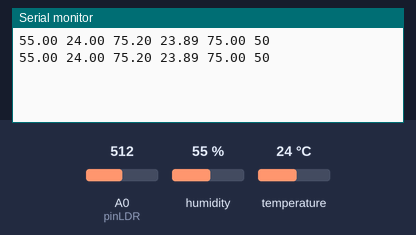
A sketch run on a simulated Arduino Uno, built with avr-gcc and run on an emulated ATmega328P. On the bench: the last lines printed to the serial monitor. The inputs (shaded band) are chosen by the test bench; at power-on: humidity 55 %, A0 (pinLDR) = 512, temperature 24 °C.

Above: at 10.8 s.
10.9 s: humidity set to 22 %
At 16.5 s:
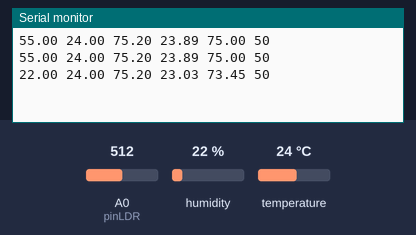
18.4 s: A0 (pinLDR) set to 716
At 21.2 s:
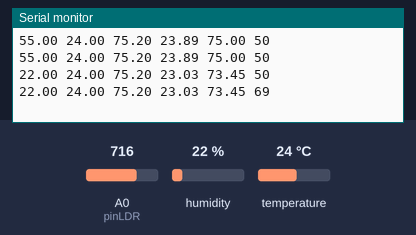
25.9 s: temperature set to 12 °C
At 30.8 s:
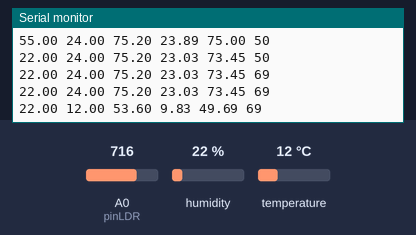
33.4 s: A0 (pinLDR) set to 900
At 36.7 s:
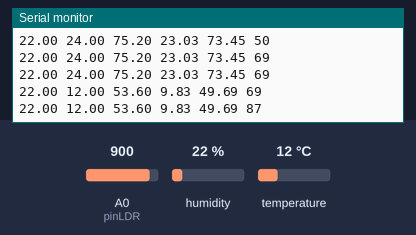
40.9 s: humidity set to 40 %
At 46.2 s:
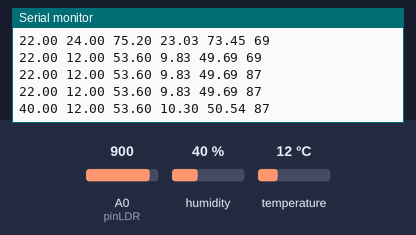
Timing chart, 0 to 47.7 s (numbered marks = the images above; inputs shaded):
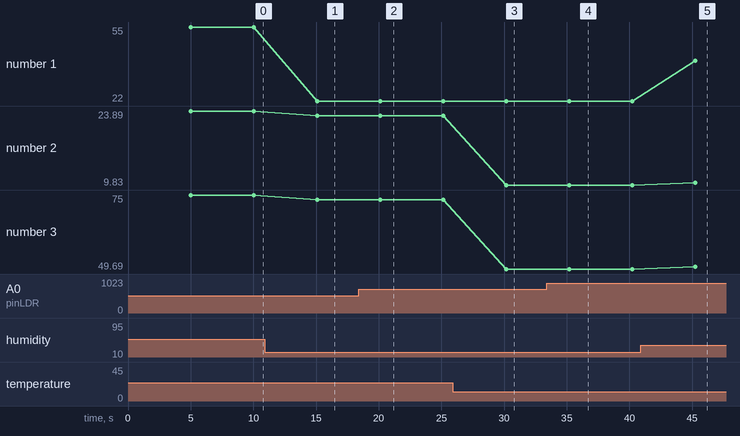

The sketch:

estacion.ino
```cpp
#include <DHT.h>

// Definimos el pin digital donde se conecta el sensor
#define DHTPIN 2
// Dependiendo del tipo de sensor
#define DHTTYPE DHT11

// Inicializamos el sensor DHT11
DHT dht(DHTPIN, DHTTYPE);
int pinLDR = A0;

void setup() {
  // Inicializamos comunicación serie
  Serial.begin(9600);

  // Comenzamos el sensor DHT
  dht.begin();

}

void loop() {
    // Esperamos 5 segundos entre medidas
  delay(5000);

  // Leemos la humedad relativa
  float h = dht.readHumidity();
  // Leemos la temperatura en grados centígrados (por defecto)
  float t = dht.readTemperature();
  // Leemos la temperatura en grados Fahreheit
  float f = dht.readTemperature(true);

  float V = analogRead(pinLDR);
  int luz = map(V, 0 ,1023, 0 ,100);

  // Comprobamos si ha habido algún error en la lectura
  if (isnan(h) || isnan(t) || isnan(f)) {
    Serial.println("Error obteniendo los datos del sensor DHT11");
    return;
  }

  // Calcular el índice de calor en Fahreheit
  float hif = dht.computeHeatIndex(f, h);
  // Calcular el índice de calor en grados centígrados
  float hic = dht.computeHeatIndex(t, h, false);


  Serial.print(h);
  Serial.print(" ");
  Serial.print(t);
  Serial.print(" ");
  Serial.print(f);
  Serial.print(" ");
  Serial.print(hic);
  Serial.print(" ");
  Serial.print(hif);
  Serial.print(" ");
  Serial.print(luz);
  Serial.println();
}
```

Measured:
- after the input at 10.9 s, the serial monitor: prints a new line after 4.2 s (image 1)
- after the input at 18.4 s, the serial monitor: prints a new line after 1.7 s (image 2)
- after the input at 25.9 s, the serial monitor: prints a new line after 4.3 s (image 3)
- after the input at 33.4 s, the serial monitor: prints a new line after 1.8 s (image 4)
- after the input at 40.9 s, the serial monitor: prints a new line after 4.3 s (image 5)
- plotted number 1: 55 → 22 after the input at 10.9 s, 22 → 40 after the input at 40.9 s
- plotted number 2: 23.89 → 23.03 after the input at 10.9 s, 23.03 → 9.83 after the input at 25.9 s, 9.83 → 10.3 after the input at 40.9 s
- plotted number 3: 75 → 73.45 after the input at 10.9 s, 73.45 → 49.69 after the input at 25.9 s, 49.69 → 50.54 after the input at 40.9 s
